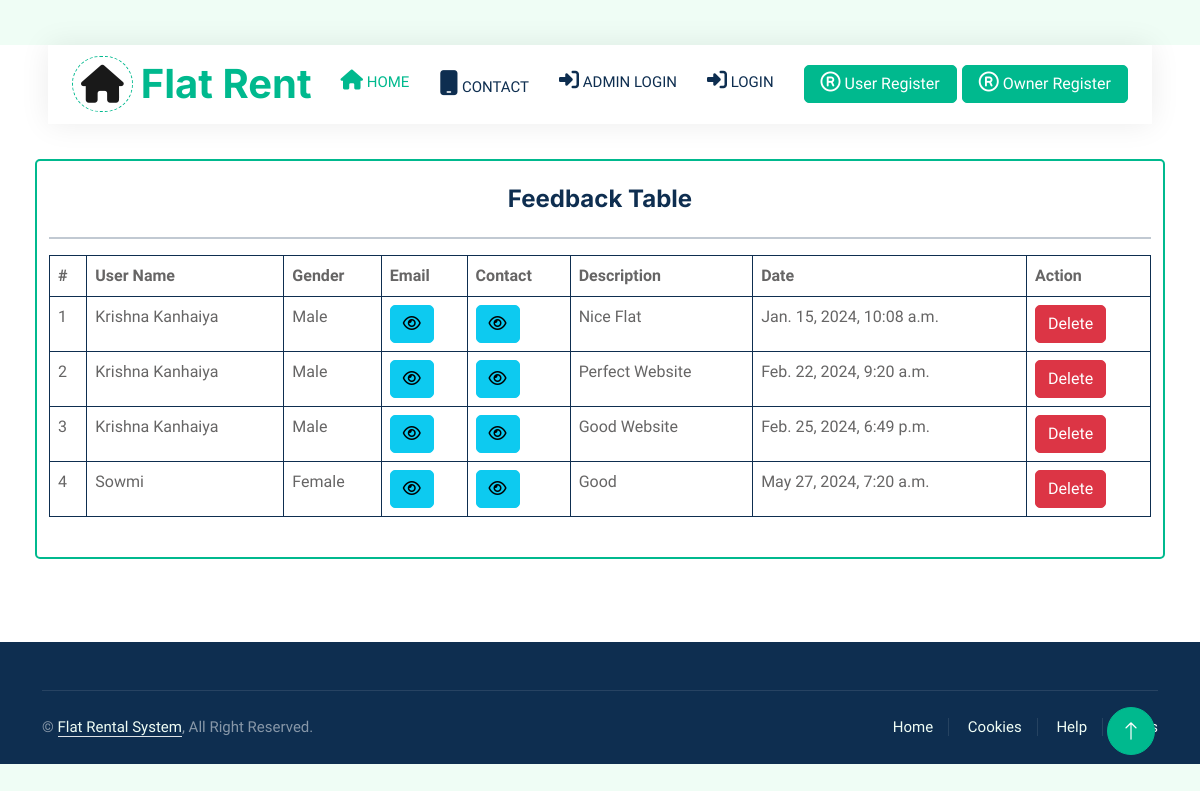
The page /feedback/ on the database its author committed.
### Flatapp/models.py (models this page shows, shortened)
class Feedback(models.Model):
    register = models.ForeignKey(Registration, on_delete=models.CASCADE, null=True, blank=True)
    description = models.CharField(max_length=100, null=True, blank=True)
    creationdate = models.DateTimeField(auto_now_add=True)

class Registration(models.Model):
    user = models.ForeignKey(User, on_delete=models.CASCADE, null=True, blank=True)
    address = models.CharField(max_length=100, null=True, blank=True)
    mobile = models.CharField(max_length=100, null=True, blank=True)
    aadhar = models.CharField(max_length=100, null=True, blank=True)
    sec_question = models.CharField(max_length=200, null=True, blank=True)
    answer = models.CharField(max_length=200, null=True, blank=True)
    aadhar_img = models.FileField(null=True, blank=True)
    gender = models.CharField(max_length=200, null=True, blank=True)
    status = models.IntegerField(choices=STATUS, default=1)
    creationdate = models.DateTimeField(auto_now_add=True)

### Flatapp/views.py (the view)
# urls.py: path('feedback/', feedback, name="feedback"),
def feedback(request):
    data = Feedback.objects.all()
    d = {'data': data}
    return render(request, 'view_feedback.html', d)

### Flatapp/templates/view_feedback.html (shortened to what this page needs)
{% extends 'index.html' %}
{% load static %}
{% block body %}
<link rel="stylesheet" href="https://cdnjs.cloudflare.com/ajax/libs/font-awesome/6.2.0/css/all.min.css" />
<div class="container-fluid mb-5 wow fadeIn" data-wow-delay="0.1s" style="padding: 35px;">
            <div class="card container border border-2 border-primary py-4">
                <h4 class="text-center">Feedback Table</h4>
                <hr class="border border-dark"/>
                <table class="table table-bordered border-dark">
                    <thead>
                    <tr>
                        <th>#</th>
                        <th>User Name</th>
                        <th>Gender</th>
                        <th>Email</th>
                        <th>Contact</th>
                        <th>Description</th>
                        <th>Date</th>
                        <th>Action</th>
                    </tr>
                    </thead>
                    <tbody>
                    {% for i in data %}
                    <tr>
                        <td>{{forloop.counter}}</td>
                        <td>{{i.register.user.first_name}}</td>
                        <td>{{i.register.gender}}</td>
                        <td>
                            <button type="button" class="btn btn-info" id="email-btn-{{forloop.counter}}" onclick="togglePassword('email-{{forloop.counter}}', this.id)"><i class="fa fa-eye"></i></button>
                        </td>
                        <td>
                            <button type="button" class="btn btn-info" id="mobile-btn-{{forloop.counter}}" onclick="togglePassword('mobile-{{forloop.counter}}', this.id)"><i class="fa fa-eye"></i></button>
                        </td>
                        <td>{{i.description}}</td>
                        <td>{{i.creationdate}}</td>
                        <td>
                            <a href="{% url 'delete_feed' pid=i.id %}" onclick="return confirm('Are you sure?')">
                                <button type="button" class="btn btn-danger">Delete
                                </button>
                            </a>
                        </td>
                    </tr>
                    {% endfor %}
                    </tbody>
                </table>
            </div>
        </div>
{% endblock %}

### Flatapp/static/css/style.css (style rules this page uses)
:root { --primary: #00B98E; --secondary: #FF6922; --light: #EFFDF5; --dark: #0E2E50; }
.btn { transition: .5s; }

### Flatapp/templates/view_feedback.html (style rules this page uses)
td { padding:0px; }

### rows shown on the page
Feedback: register.user.first_name "Krishna Kanhaiya", register.gender "Male", description "Nice Flat", creationdate "Jan. 15, 2024, 10:08 a.m."
Feedback: register.user.first_name "Krishna Kanhaiya", register.gender "Male", description "Perfect Website", creationdate "Feb. 22, 2024, 9:20 a.m."
Feedback: register.user.first_name "Krishna Kanhaiya", register.gender "Male", description "Good Website", creationdate "Feb. 25, 2024, 6:49 p.m."
Feedback: register.user.first_name "Sowmi", register.gender "Female", description "Good", creationdate "May 27, 2024, 7:20 a.m."
